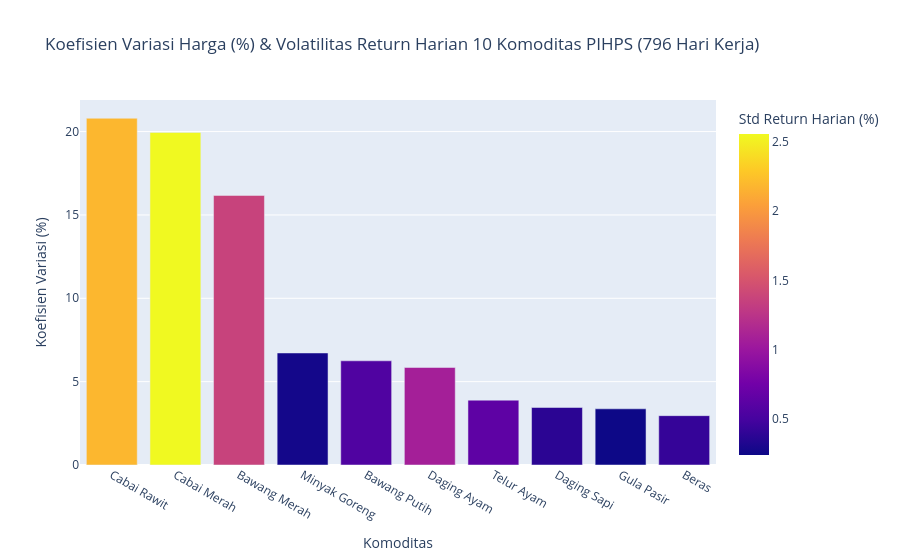
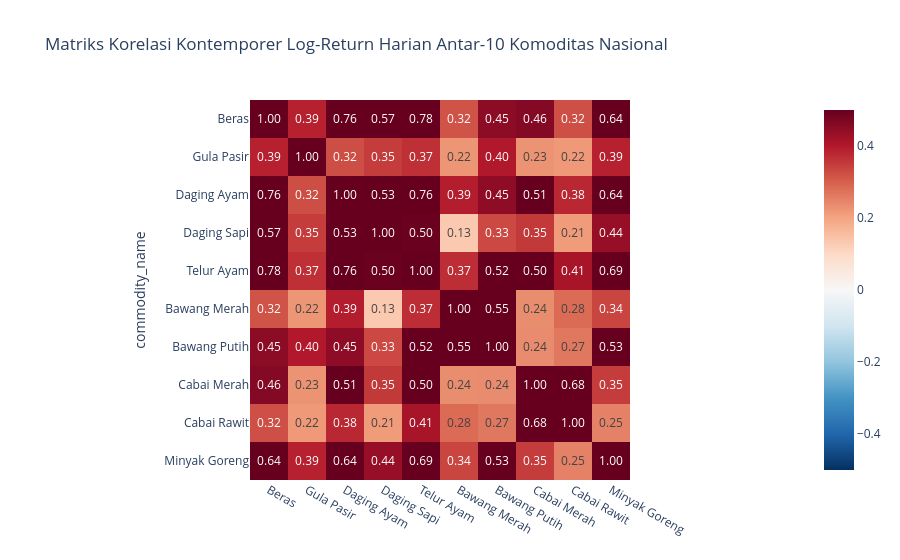

Notebook code for these charts, in order:
### Markdown cell above
### Analisis Objektif Bisnis & Tujuan Teknis
- **Empat Objektif Bisnis (`BO-1` s.d. `BO-4`)** dipetakan menjadi **tujuh Tujuan Teknis Data Science (`TDO-1` s.d. `TDO-7`)** beserta jenis masalah statistik/ML (normalisasi NLP berbasis aturan, graf asosiasi & deteksi komunitas, *embedding* Skip-Gram, uji stasioneritas ganda, jaringan kausalitas Granger, *walk-forward forecasting*, dan skoring hibrida).
- Setiap metrik evaluasi, baseline pembanding, dan ambang kelulusan ditetapkan sebelum menguji data *holdout* untuk menjaga validitas eksperimen.
- Seluruh pipeline dijalankan 100% lokal dengan batas puncak penggunaan memori `<= 8 GB RAM` serta kebijakan tegas menolak estimasi harga fiktif bagi bahan yang tidak terpantau oleh Bank Indonesia.

---
## 2. Telaah Data (*Exploratory Data Analysis*)

### Code cell
eda_prices = pd.read_csv(ANALYSIS_DIR / "eda_prices_stats.csv")
eda_corr = pd.read_csv(ANALYSIS_DIR / "eda_returns_corr.csv")
eda_recipes = pd.read_csv(ANALYSIS_DIR / "eda_recipes_stats.csv")

display(eda_prices)
display(eda_recipes)

fig_cv = px.bar(
    eda_prices,
    x="commodity_name",
    y="cv_pct",
    color="return_std_daily_pct",
    title="Koefisien Variasi Harga (%) & Volatilitas Return Harian 10 Komoditas PIHPS (796 Hari Kerja)",
    labels={
        "commodity_name": "Komoditas",
        "cv_pct": "Koefisien Variasi (%)",
        "return_std_daily_pct": "Std Return Harian (%)",
    },
)
fig_cv.show()

corr_matrix = eda_corr.set_index("commodity_name")
fig_corr = px.imshow(
    corr_matrix,
    text_auto=".2f",
    color_continuous_scale="RdBu_r",
    zmin=-0.5,
    zmax=0.5,
    title="Matriks Korelasi Kontemporer Log-Return Harian Antar-10 Komoditas Nasional",
)
fig_corr.show()

### Figure 1 — Plotly figure (JSON) as saved in the notebook; plotly's stock layout.template omitted (floating-point values rounded to 4 significant figures)
{"data": [{"hovertemplate": "Komoditas=%{x}<br>Koefisien Variasi (%)=%{y}<br>Std Return Harian (%)=%{marker.color}<extra></extra>", "legendgroup": "", "marker": {"color": [2.188, 2.557, 1.367, 0.2723, 0.5547, 1.077, 0.6373, 0.372, 0.2385, 0.4206], "coloraxis": "coloraxis", "pattern": {"shape": ""}}, "name": "", "orientation": "v", "showlegend": false, "textposition": "auto", "type": "bar", "x": ["Cabai Rawit", "Cabai Merah", "Bawang Merah", "Minyak Goreng", "Bawang Putih", "Daging Ayam", "Telur Ayam", "Daging Sapi", "Gula Pasir", "Beras"], "xaxis": "x", "y": [20.8, 19.95, 16.17, 6.72, 6.25, 5.85, 3.89, 3.45, 3.37, 2.96], "yaxis": "y"}], "layout": {"barmode": "relative", "coloraxis": {"colorbar": {"title": {"text": "Std Return Harian (%)"}}, "colorscale": [[0, "#0d0887"], [0.1111, "#46039f"], [0.2222, "#7201a8"], [0.3333, "#9c179e"], [0.4444, "#bd3786"], [0.5556, "#d8576b"], [0.6667, "#ed7953"], [0.7778, "#fb9f3a"], [0.8889, "#fdca26"], [1, "#f0f921"]]}, "legend": {"tracegroupgap": 0}, "title": {"text": "Koefisien Variasi Harga (%) & Volatilitas Return Harian 10 Komoditas PIHPS (796 Hari Kerja)"}, "xaxis": {"anchor": "y", "domain": [0, 1], "title": {"text": "Komoditas"}}, "yaxis": {"anchor": "x", "domain": [0, 1], "title": {"text": "Koefisien Variasi (%)"}}}}

### Figure 2 — Plotly figure (JSON) as saved in the notebook; plotly's stock layout.template omitted (floating-point values rounded to 4 significant figures)
{"data": [{"coloraxis": "coloraxis", "hovertemplate": "x: %{x}<br>commodity_name: %{y}<br>color: %{z}<extra></extra>", "name": "0", "texttemplate": "%{z:.2f}", "type": "heatmap", "x": ["Beras", "Gula Pasir", "Daging Ayam", "Daging Sapi", "Telur Ayam", "Bawang Merah", "Bawang Putih", "Cabai Merah", "Cabai Rawit", "Minyak Goreng"], "xaxis": "x", "y": ["Beras", "Gula Pasir", "Daging Ayam", "Daging Sapi", "Telur Ayam", "Bawang Merah", "Bawang Putih", "Cabai Merah", "Cabai Rawit", "Minyak Goreng"], "yaxis": "y", "z": [[1.0, 0.3894, 0.7571, 0.5657, 0.7784, 0.3186, 0.4499, 0.4618, 0.3242, 0.6401], [0.3894, 1.0, 0.3249, 0.3499, 0.3676, 0.2221, 0.4004, 0.2256, 0.2168, 0.3884], [0.7571, 0.3249, 1.0, 0.5256, 0.761, 0.3931, 0.4485, 0.5105, 0.3796, 0.6415], [0.5657, 0.3499, 0.5256, 1.0, 0.4977, 0.1334, 0.3314, 0.3547, 0.2146, 0.4378], [0.7784, 0.3676, 0.761, 0.4977, 1.0, 0.3707, 0.5162, 0.5003, 0.4131, 0.6868], [0.3186, 0.2221, 0.3931, 0.1334, 0.3707, 1.0, 0.5484, 0.2355, 0.2844, 0.3368], [0.4499, 0.4004, 0.4485, 0.3314, 0.5162, 0.5484, 1.0, 0.2377, 0.266, 0.5285], [0.4618, 0.2256, 0.5105, 0.3547, 0.5003, 0.2355, 0.2377, 1.0, 0.6764, 0.3506], [0.3242, 0.2168, 0.3796, 0.2146, 0.4131, 0.2844, 0.266, 0.6764, 1.0, 0.2522], [0.6401, 0.3884, 0.6415, 0.4378, 0.6868, 0.3368, 0.5285, 0.3506, 0.2522, 1.0]]}], "layout": {"coloraxis": {"cmax": 0.5, "cmin": -0.5, "colorscale": [[0, "rgb(5,48,97)"], [0.1, "rgb(33,102,172)"], [0.2, "rgb(67,147,195)"], [0.3, "rgb(146,197,222)"], [0.4, "rgb(209,229,240)"], [0.5, "rgb(247,247,247)"], [0.6, "rgb(253,219,199)"], [0.7, "rgb(244,165,130)"], [0.8, "rgb(214,96,77)"], [0.9, "rgb(178,24,43)"], [1, "rgb(103,0,31)"]]}, "title": {"text": "Matriks Korelasi Kontemporer Log-Return Harian Antar-10 Komoditas Nasional"}, "xaxis": {"anchor": "y", "constrain": "domain", "domain": [0, 1], "scaleanchor": "y"}, "yaxis": {"anchor": "x", "autorange": "reversed", "constrain": "domain", "domain": [0, 1], "title": {"text": "commodity_name"}}}}
